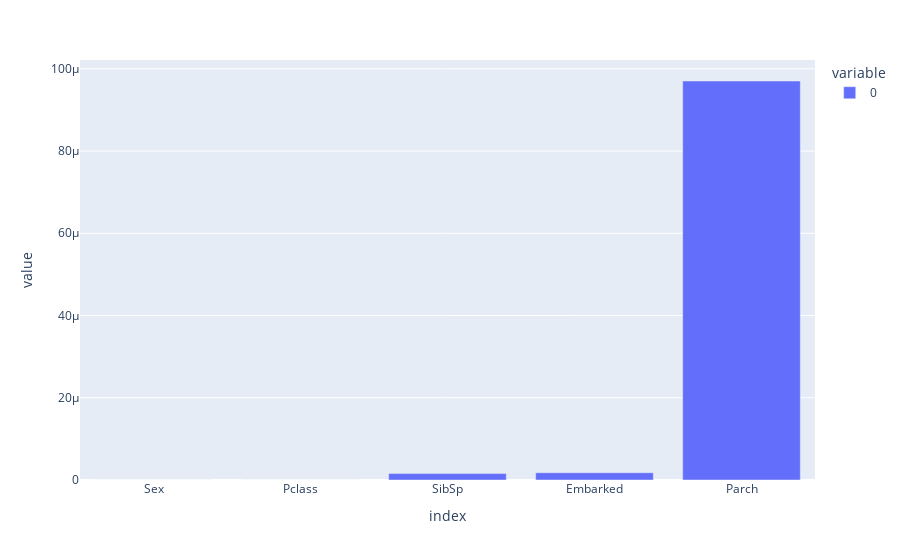

Notebook cell for this chart:
### Code cell
px.bar(pd.Series(score, index=titanic.columns[:-1]).sort_values(ascending=True))

### Figure 1 — Plotly figure (JSON) as saved in the notebook; plotly's stock layout.template omitted (floating-point values rounded to 4 significant figures)
{"data": [{"alignmentgroup": "True", "hovertemplate": "variable=0<br>index=%{x}<br>value=%{y}<extra></extra>", "legendgroup": "0", "marker": {"color": "#636efa", "pattern": {"shape": ""}}, "name": "0", "offsetgroup": "0", "orientation": "v", "showlegend": true, "textposition": "auto", "type": "bar", "x": ["Sex", "Pclass", "SibSp", "Embarked", "Parch"], "xaxis": "x", "y": [1.197e-58, 4.549e-23, 1.559e-06, 1.77e-06, 9.704e-05], "yaxis": "y"}], "layout": {"barmode": "relative", "legend": {"title": {"text": "variable"}, "tracegroupgap": 0}, "margin": {"t": 60}, "xaxis": {"anchor": "y", "domain": [0, 1], "title": {"text": "index"}}, "yaxis": {"anchor": "x", "domain": [0, 1], "title": {"text": "value"}}}}
